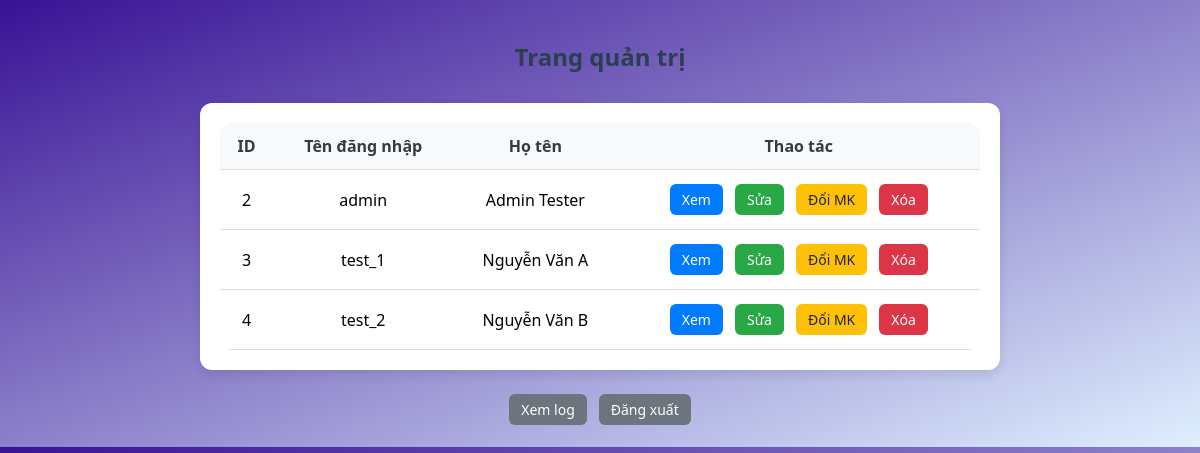
The app's page /admin (signed in), older data.
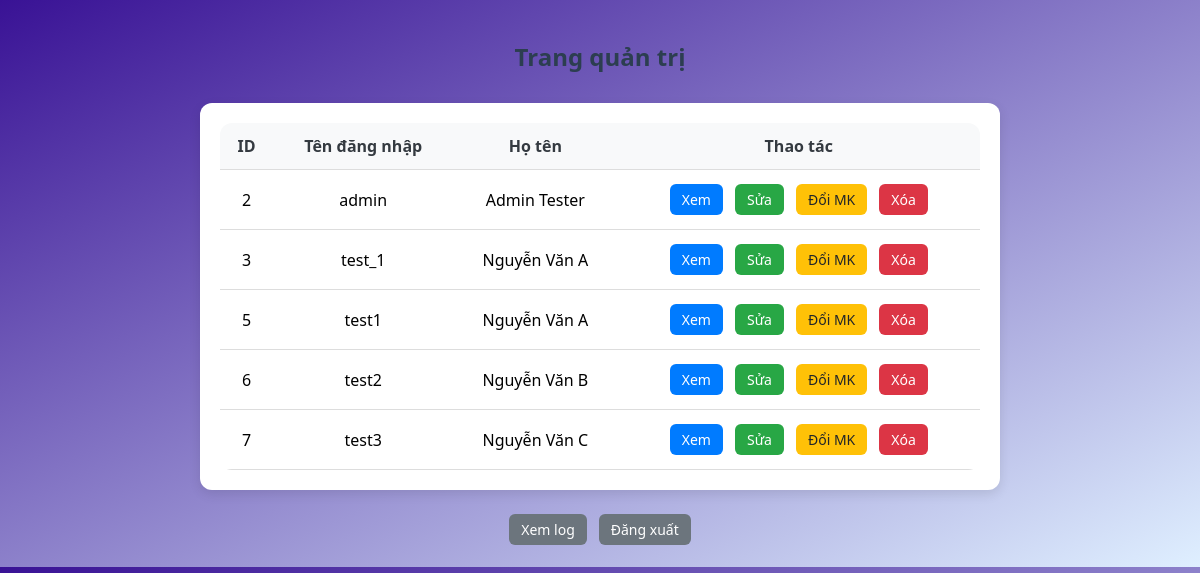
The same page, newer data.
### tables this page shows
CREATE TABLE users (
            id INTEGER PRIMARY KEY AUTOINCREMENT,
            username TEXT UNIQUE,
            password TEXT,
            name TEXT,
            cmnd TEXT,
            bhxh TEXT,
            bank TEXT,
            key_des TEXT,
            key_aes TEXT
        );

### app.py (the view)
@app.route('/admin')
def admin():
    if session.get('role') != 'admin':
        return redirect('/login')
    conn = sqlite3.connect('users.db')
    c = conn.cursor()
    c.execute("SELECT * FROM users")
    users = c.fetchall()
    conn.close()
    return render_template('admin.html', users=users)

### project/templates/admin.html (shortened to what this page needs)
<!DOCTYPE html>
<html lang="vi">
<head>
  <link rel="stylesheet" href="{{ url_for('static', filename='style.css') }}">
</head>
<body class="container">
  <h2>Trang quản trị</h2>
  <div class="table">
    <table>
      <tr>
        <th>ID</th>
        <th>Tên đăng nhập</th>
        <th>Họ tên</th>
        <th>Thao tác</th>
      </tr>
      {% for user in users %}
      <tr>
        <td>{{ user[0] }}</td>
        <td>{{ user[1] }}</td>
        <td>{{ user[3] }}</td>
        <td class="action-buttons">
          <a href="/admin/view/{{ user[0] }}" class="btn btn-primary">Xem</a>
          <a href="/admin/edit/{{ user[0] }}" class="btn btn-success">Sửa</a>
          <a href="/admin/change-password/{{ user[0] }}" class="btn btn-warning">Đổi MK</a>
          <a href="/admin/delete/{{ user[0] }}" class="btn btn-danger" onclick="return confirm('Bạn có chắc muốn xóa người dùng này?')">Xóa</a>
        </td>
      </tr>
      {% endfor %}
    </table>
  </div>
  <br>
  <div class="action-buttons">
    <a href="/admin/logs" class="btn btn-secondary">Xem log</a>
    <a href="/logout" class="btn btn-secondary">Đăng xuất</a>
  </div>
</body>
</html>

### project/static/style.css (style rules this page uses)
body { background: linear-gradient(to bottom right, #391295, #dfefff); font-family: 'Segoe UI', sans-serif; padding: 20px; }
h2 { text-align: center; margin-bottom: 30px; color: #2c3e50; }
form, .table, .list-group { background-color: white; padding: 20px; border-radius: 12px; box-shadow: 0 4px 12px rgba(0, 0, 0, 0.1); }
.container { max-width: 800px; margin: auto; }
.btn { display: inline-block; padding: 6px 12px; margin: 2px; font-size: 14px; font-weight: 500; color: #fff; border: none; border-radius: 6px; text-decoration: none; transition: background-color 0.3s ease; text-align: center; }
.btn-success { background-color: #2ecc71; }
.btn-danger { background-color: #e74c3c; }
.btn-secondary { background-color: #7f8c8d; }

### project/templates/admin.html (style rules this page uses)
.action-buttons { display: flex; flex-wrap: wrap; gap: 8px; justify-content: center; }
.btn { padding: 6px 12px; font-size: 14px; text-decoration: none; border-radius: 6px; color: white; border: none; display: inline-block; }
.btn-primary { background-color: #007bff; }
.btn-success { background-color: #28a745; }
.btn-warning { background-color: #ffc107; color: #212529; }
.btn-danger { background-color: #dc3545; }
.btn-secondary { background-color: #6c757d; }
table { width: 100%; border-collapse: collapse; background: white; border-radius: 12px; overflow: hidden; }
th, td { padding: 12px; text-align: center; border-bottom: 1px solid #ddd; }
th { background-color: #f8f9fa; color: #343a40; }

Row changes from the older to the newer data that the page shows:
removed users: id "4", username "test_2", name "Nguyễn Văn B"
added users: id "5", username "test1", name "Nguyễn Văn A"
added users: id "6", username "test2", name "Nguyễn Văn B"
added users: id "7", username "test3", name "Nguyễn Văn C"
